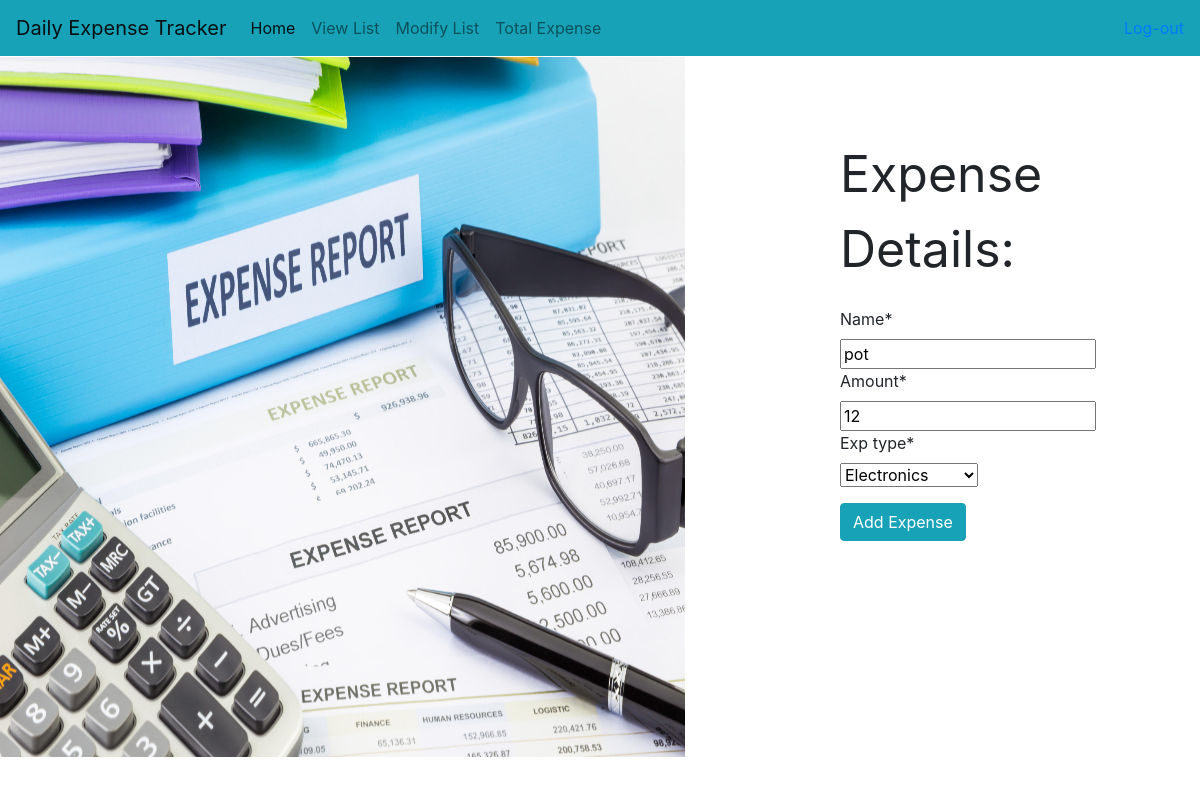
/edit/26 (signed in), run on the app's committed database.
### tracker/models.py (models this page shows, shortened)
class Expenses(models.Model):
    date=models.DateTimeField(default=timezone.now)
    name= models.CharField(max_length=50)
    amount=models.IntegerField(default=0)
    exp_type = models.CharField(max_length=20, choices=exp_category, default='Other')
    usr=models.ForeignKey(User, on_delete=models.CASCADE)

### tracker/views.py (the view, shortened to what this page needs)
# urls.py: url('^edit/(?P<pk>[0-9]+)',PostUpdateView.as_view(),name="edit"),
class PostUpdateView(LoginRequiredMixin,UpdateView):
    model=Expenses
    template_name='tracker/Home.html'
    fields=["name","amount","exp_type"]

### tracker/templates/tracker/Home.html (shortened to what this page needs)
{% extends 'tracker/base.html' %}
{% load crispy_forms_tags %}
	{% load static %}
{% block content %}
    <div class="row">
        <div class="col">
			<div class="row justify-content-md-center">
		     <img src="{% static 'tracker/images/im2.jpg' %}" id="det" style="height:700px;width:700px">
		 </div>
		 </div>
		<div class="col">
			<div class ="centered">
				<div style="font-size:50px;margin:80px 0px 10px 140px;">Expense Details:</div>
				<div style="margin:20px 0px 50px 140px;">
		    <form method="POST">
		 	 <fieldset class="form-group">
		 		{{ form |crispy }}
			 </fieldset>
		 	 <div class="form-group">
		 		 <button class="btn btn-info" type=submit>Add Expense</button>
		 	 </div>
		    </form>
		</div>
		   </div>
	  </div>
{% endblock %}

### tracker/static/tracker/style.css (style rules this page uses)
html,body { margin:0; padding:0; overflow-x: hidden; }

### data on the page
Expenses: name "pot", amount "12", exp_type "Electronics"
